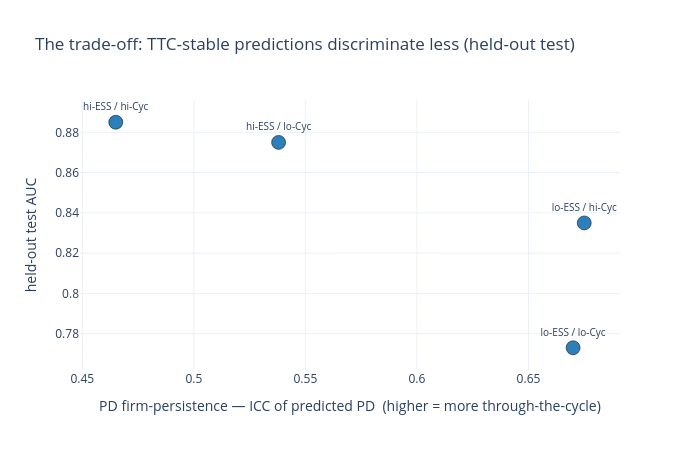

The code cell stored with this chart in its notebook:
### Markdown cell above
### 5b · TTC stability vs discrimination
TTC is stability of the *prediction* — the firm-persistence of the PD (`pd_icc`, its ICC), not the
stability of the AUC. Below, each quadrant model's held-out test AUC against how firm-persistent
its PD is; the downward tilt is the trade-off. *The stress-period test* (does AUC rise or fall when
defaults spike?) needs cyclical variation the calm held-out window lacks — see §5b of
`ESS_split_models.ipynb` for that.

### Code cell
# --- §5b: TTC (firm-persistence of the PD) vs held-out discrimination ---
print(q4[['quad', 'test_auc', 'pd_icc']].to_string(index=False))
fig = go.Figure(go.Scatter(x=q4['pd_icc'], y=q4['test_auc'], mode='markers+text',
    text=q4['quad'], textposition='top center', textfont=dict(size=10),
    marker=dict(size=14, color='#2C7FB8', line=dict(width=.5, color='black'))))
fig.update_layout(template='plotly_white', width=700, height=450,
    title='The trade-off: TTC-stable predictions discriminate less (held-out test)',
    xaxis_title='PD firm-persistence — ICC of predicted PD  (higher = more through-the-cycle)',
    yaxis_title='held-out test AUC')
fig.show()

### Figure 1 — Plotly figure (JSON) as saved in the notebook; plotly's stock layout.template omitted (floating-point values rounded to 4 significant figures)
{"data": [{"marker": {"color": "#2C7FB8", "line": {"color": "black", "width": 0.5}, "size": 14}, "mode": "markers+text", "text": ["hi-ESS / hi-Cyc", "hi-ESS / lo-Cyc", "lo-ESS / hi-Cyc", "lo-ESS / lo-Cyc"], "textfont": {"size": 10}, "textposition": "top center", "type": "scatter", "x": [0.465, 0.538, 0.675, 0.67], "y": [0.885, 0.875, 0.835, 0.773]}], "layout": {"height": 450, "title": {"text": "The trade-off: TTC-stable predictions discriminate less (held-out test)"}, "width": 700, "xaxis": {"title": {"text": "PD firm-persistence — ICC of predicted PD  (higher = more through-the-cycle)"}}, "yaxis": {"title": {"text": "held-out test AUC"}}}}
